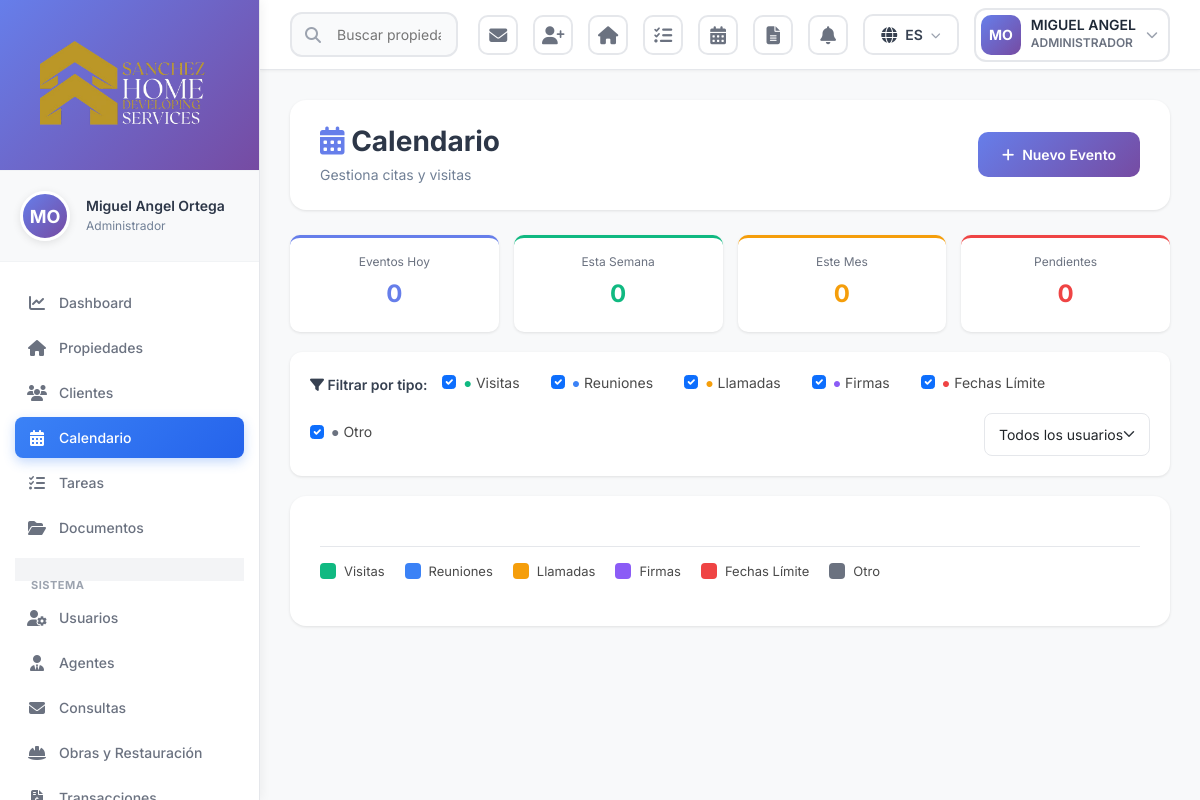
/calendario.php (signed in), run on the app's committed database.
### tables this page shows
CREATE TABLE `users` (
  `id` int(10) UNSIGNED NOT NULL,
  `username` varchar(100) NOT NULL,
  `email` varchar(255) NOT NULL,
  `password` varchar(255) NOT NULL,
  `first_name` varchar(100) NOT NULL,
  `last_name` varchar(100) NOT NULL,
  `phone` varchar(50) DEFAULT NULL,
  `phone_office` varchar(50) DEFAULT NULL,
  `profile_picture` varchar(500) DEFAULT NULL,
  `document_id` varchar(100) DEFAULT NULL,
  `date_of_birth` date DEFAULT NULL,
  `address` text DEFAULT NULL,
  `role_id` int(10) UNSIGNED NOT NULL,
  `office_id` int(10) UNSIGNED DEFAULT NULL,
  `status` enum('active','inactive','suspended') DEFAULT 'active',
  `position` varchar(150) DEFAULT NULL,
  `specialization` varchar(150) DEFAULT NULL,
  `license_number` varchar(100) DEFAULT NULL,
  `commission_sale` decimal(5,2) DEFAULT 0.00,
  `commission_rent` decimal(5,2) DEFAULT 0.00,
  `biography` text DEFAULT NULL,
  `linkedin_url` varchar(500) DEFAULT NULL,
  `facebook_url` varchar(500) DEFAULT NULL,
  `twitter_url` varchar(500) DEFAULT NULL,
  `instagram_url` varchar(500) DEFAULT NULL,
  `whatsapp_business` varchar(50) DEFAULT NULL,
  `language` varchar(5) DEFAULT 'en',
  `show_in_public_website` tinyint(1) DEFAULT 0,
  `total_sales` int(10) UNSIGNED DEFAULT 0,
  `total_rentals` int(10) UNSIGNED DEFAULT 0,
  `total_transaction_value` decimal(15,2) DEFAULT 0.00,
  `average_rating` decimal(3,2) DEFAULT 0.00,
  `email_verified_at` timestamp NULL DEFAULT NULL,
  `remember_token` varchar(100) DEFAULT NULL,
  `last_login` timestamp NULL DEFAULT NULL,
  `created_at` timestamp NULL DEFAULT current_timestamp(),
  `updated_at` timestamp NULL DEFAULT current_timestamp() ON UPDATE current_timestamp()
);

CREATE TABLE `roles` (
  `id` int(10) UNSIGNED NOT NULL,
  `name` varchar(100) NOT NULL,
  `display_name` varchar(150) NOT NULL,
  `description` text DEFAULT NULL,
  `permissions` longtext DEFAULT NULL CHECK (json_valid(`permissions`)),
  `is_active` tinyint(1) DEFAULT 1,
  `created_at` timestamp NULL DEFAULT current_timestamp(),
  `updated_at` timestamp NULL DEFAULT current_timestamp() ON UPDATE current_timestamp()
);

### calendario.php (the view, shortened to what the rows shown need)
<?php
require_once 'config.php';
require_once 'database.php';
require_once 'functions.php';
$currentUser = getCurrentUser();
include 'header.php';
include 'sidebar.php';
?>
<link href='https://cdn.jsdelivr.net/npm/fullcalendar@6.1.9/index.global.min.css' rel='stylesheet' />
<div class="main-content">
    <div class="calendar-container">
        <div class="page-header-modern d-flex justify-content-between align-items-center">
            <div>
                <h2 class="page-title-modern">
                    <i class="fas fa-calendar-alt" style="color: #667eea;"></i>
                    <?php echo __('calendar.title', [], 'Calendario'); ?>
                </h2>
            </div>
        </div>
    </div>
</div>
<?php include 'footer.php'; ?>

### header.php (shortened to what the rows shown need)
<!DOCTYPE html>
<html lang="<?php echo currentLanguage() === 'es' ? 'es' : 'en'; ?>">
<head>
    <link href="https://cdn.jsdelivr.net/npm/bootstrap@5.3.0/dist/css/bootstrap.min.css" rel="stylesheet">
    <link rel="stylesheet" href="https://cdnjs.cloudflare.com/ajax/libs/font-awesome/6.4.0/css/all.min.css">
    <link rel="stylesheet" href="https://cdn.jsdelivr.net/npm/sweetalert2@11/dist/sweetalert2.min.css">
    <link rel="stylesheet" href="assets/css/style.css">
</head>
<body>
<div class="header-modern">
    <div class="header-actions">
        <div class="custom-dropdown" id="userDropdown">
            <div class="custom-dropdown-toggle user-dropdown-toggle">
                <?php if($currentUser['profile_picture']): ?>
                <img src="<?php echo htmlspecialchars($currentUser['profile_picture']); ?>"
                     alt="<?php echo htmlspecialchars($currentUser['first_name']); ?>"
                     class="user-avatar-header">
                <?php else: ?>
                <div class="user-avatar-header" style="background: linear-gradient(135deg, #667eea 0%, #764ba2 100%); display: flex; align-items: center; justify-content: center; color: white; font-weight: 700; font-size: 14px;">
                    <?php echo strtoupper(substr($currentUser['first_name'], 0, 1) . substr($currentUser['last_name'], 0, 1)); ?>
                </div>
                <?php endif; ?>
                <div class="user-info-header">
                    <div class="user-info-name"><?php echo htmlspecialchars($currentUser['first_name']); ?></div>
                    <div class="user-info-role"><?php echo htmlspecialchars($currentUser['role']['display_name'] ?? __('user', [], 'Usuario')); ?></div>
                </div>
                <i class="fas fa-chevron-down" style="color: #9ca3af; font-size: 12px;"></i>
            </div>
        </div>
    </div>
</div>
</body>
</html>
</body>
</html>

### sidebar.php (shortened to what the rows shown need)
<aside class="sidebar" id="sidebar">
    <div class="user-profile-section">
        <div class="d-flex align-items-center gap-3">
            <?php if($currentUser['profile_picture']): ?>
            <img src="<?php echo htmlspecialchars($currentUser['profile_picture']); ?>"
                 alt="<?php echo htmlspecialchars($currentUser['first_name']); ?>"
                 class="user-avatar">
            <?php else: ?>
            <div class="user-avatar-placeholder">
                <?php echo strtoupper(substr($currentUser['first_name'], 0, 1) . substr($currentUser['last_name'], 0, 1)); ?>
            </div>
            <?php endif; ?>
            <div class="flex-grow-1 user-info">
                <h6 class="user-name">
                    <?php echo htmlspecialchars($currentUser['first_name'] . ' ' . $currentUser['last_name']); ?>
                </h6>
                <small class="user-role">
                    <?php echo htmlspecialchars($currentUser['role']['display_name'] ?? __('user', [], 'Usuario')); ?>
                </small>
            </div>
        </div>
    </div>
</aside>

### data on the page
users: first_name+last_name "MO", first_name "MIGUEL ANGEL", first_name+last_name "Miguel Angel Ortega"
roles: display_name "ADMINISTRADOR", display_name "Administrador"

### other printed values
__('menu.dashboard', [], 'Dashboard') "Dashboard"
__('menu.properties', [], 'Propiedades') "Propiedades"
__('menu.clients', [], 'Clientes') "Clientes"
__('menu.calendar', [], 'Calendario') "Calendario"
__('menu.tasks', [], 'Tareas') "Tareas"
__('menu.documents', [], 'Documentos') "Documentos"
__('menu.system', [], 'Gestión') "SISTEMA"
__('menu.users', [], 'Usuarios') "Usuarios"
__('menu.agents', [], 'Agentes') "Agentes"
__('menu.inquiries', [], 'Consultas') "Consultas"
__('menu.projects', [], 'Obras y Restauración') "Obras y Restauración"
__('calendar.title', [], 'Calendario') "Calendario"
__('calendar.new_event', [], 'Nuevo Evento') "Nuevo Evento"
__('calendar.events_today', [], 'Eventos Hoy') "Eventos Hoy"
__('calendar.events_this_week', [], 'Esta Semana') "Esta Semana"
